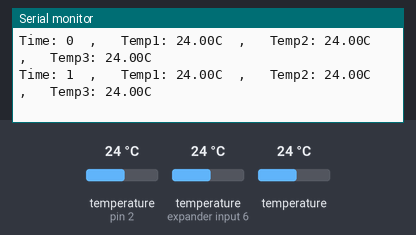
Bench run of a sketch on a simulated Arduino Uno, built with avr-gcc and run on an emulated ATmega328P. On the bench: the last lines printed to the serial monitor. The test bench sets the inputs (shaded band); at power-on: temperature (sensors on pin 2, expander input 6) 24 °C, temperature 24 °C.

Above: at 3.3 s.
3.4 s: temperature (sensor on pin 2) set to 12 °C
At 5.5 s:
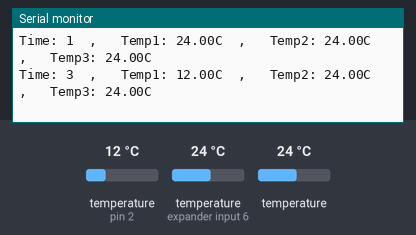
5.9 s: temperature (sensor on expander input 6) set to 12 °C
At 6.5 s:
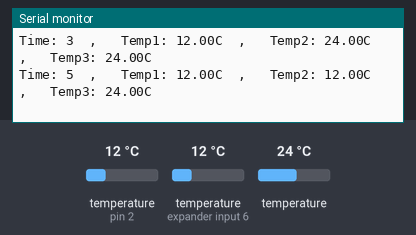
8.4 s: temperature (sensor 202) set to 12 °C
At 10.6 s:
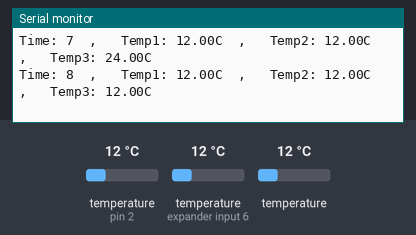
10.9 s: temperature (sensor on pin 2) set to 19 °C
At 11.9 s:
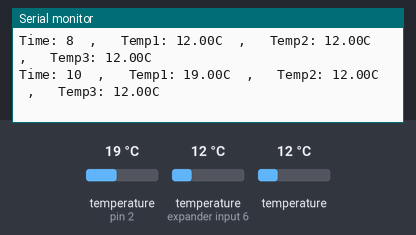
13.4 s: temperature (sensor on expander input 6) set to 19 °C
At 13.4 s:
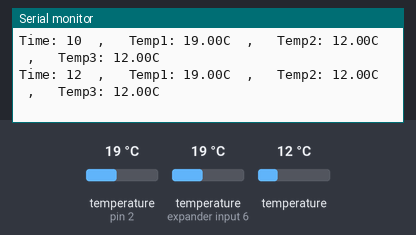
15.9 s: temperature (sensor 202) set to 19 °C
At 17.4 s:
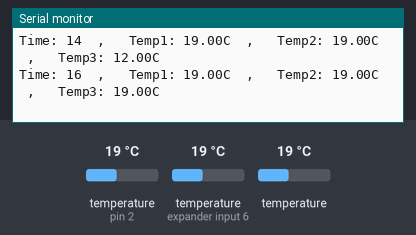
Timing chart, 0 to 18.9 s (numbered marks = the images above; inputs shaded):
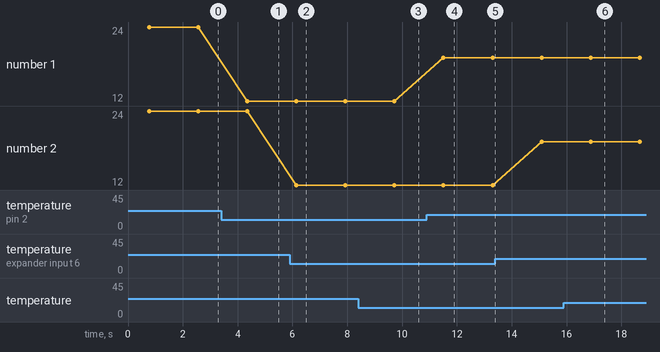

The sketch:

tempSensor.ino
```cpp
#include <OneWire.h>
#include <DallasTemperature.h>

// Data wire is plugged into port 2 on the Arduino
#define ONE_WIRE_BUS 2

// Setup a oneWire instance to communicate with any OneWire devices
OneWire oneWire(ONE_WIRE_BUS);

// Pass our oneWire reference to Dallas Temperature.
DallasTemperature sensors(&oneWire);


// Addresses of 3 DS18B20s
uint8_t sensor1[8] = { 0x28, 0x2C, 0xC2, 0x99, 0x09, 0x00, 0x00, 0x88 };
uint8_t sensor2[8] = { 0x28, 0x75, 0xF2, 0xA7, 0x08, 0x00, 0x00, 0x42 };
uint8_t sensor3[8] = { 0x28, 0x54, 0x4E, 0x98, 0x09, 0x00, 0x00, 0xD4 };


int time;

void setup(void)
{
  Serial.begin(9600);
  sensors.begin();

}

void loop(void)
{
  time = millis()/1000;
  sensors.requestTemperatures();

  Serial.print("Time: ");
  Serial.print(time);
  Serial.print("  ,   ");

  Serial.print("Temp1: ");
  printTemperature(sensor1);
  Serial.print("  ,   ");

  Serial.print("Temp2: ");
  printTemperature(sensor2);
  Serial.print("  ,   ");

  Serial.print("Temp3: ");
  printTemperature(sensor3);

  Serial.println();

  delay(1000);
}

void printTemperature(DeviceAddress deviceAddress)
{
  float tempC = sensors.getTempC(deviceAddress);
  Serial.print(tempC);
  Serial.print("C");

}
```

Measured:
- after the input at 3.4 s, the serial monitor: prints a new line after 0.95 s (image 1)
- after the input at 5.9 s, the serial monitor: prints a new line after 0.24 s (image 2)
- after the input at 8.4 s, the serial monitor: prints a new line after 1.3 s (image 3)
- after the input at 10.9 s, the serial monitor: prints a new line after 0.61 s (image 4)
- after the input at 15.9 s, the serial monitor: prints a new line after 0.98 s (image 6)
- plotted number 1: 24 → 12 after the input at 3.4 s, 12 → 19 after the input at 10.9 s
